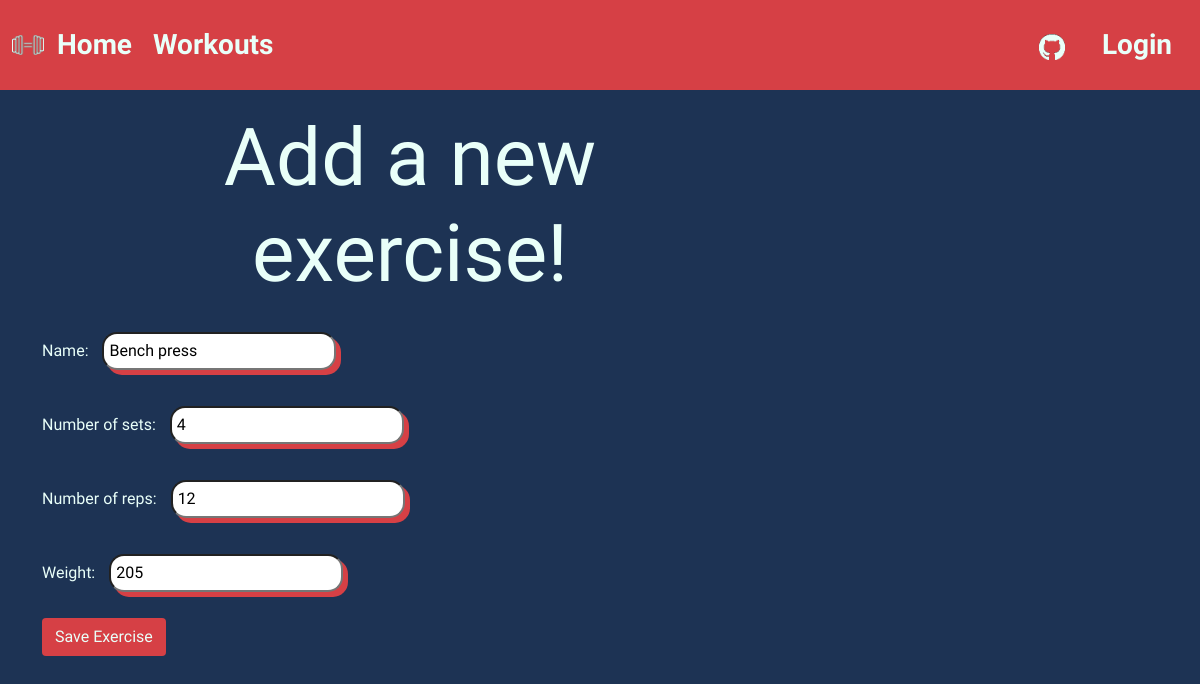
The app's page /workouts/69/edit_exercise/15/ with its own data.
### workout_app/models.py (models this page shows, shortened)
class Exercise(models.Model):
    workout = models.ForeignKey('workout_app.workout',related_name = 'exercises',on_delete=models.CASCADE)
    name = models.CharField(max_length=20)
    number_of_sets = models.CharField(max_length=2)
    number_of_reps = models.CharField(max_length=2)
    weight = models.CharField(max_length=3)

### workout_app/views.py (the view)
# urls.py: path('workouts/<int:workout_id>/edit_exercise/<int:pk>/',views.EditExerciseView.as_view(),name='edit_exercise'),
class EditExerciseView(UpdateView):
    redirect_field_name = 'workout_app/workout_detail.html'
    form_class = ExerciseForm
    model = Exercise

### workout_app/forms.py
class ExerciseForm(forms.ModelForm):
    class Meta():
        model = Exercise
        fields = ('name','number_of_sets','number_of_reps','weight')
        widgets = {
            'name':forms.TextInput(attrs={'class':'textinputclass','placeholder':"Enter Exercsie Name..."}),
            'number_of_sets':forms.NumberInput(attrs={'class':'numberinputclass','placeholder':"Enter Number of Sets..."}),
            'number_of_reps':forms.NumberInput(attrs={'class':'numberinputclass','placeholder':"Enter Number of Reps..."}),
            'weight':forms.NumberInput(attrs={'class':'numberinputclass','placeholder':"Enter Total Weight..."})
        }

### workout_app/templates/workout_app/exercise_form.html (shortened to what this page needs)
{% extends 'base.html' %}
{% block content %}
<h1 class="new-workout">Add a new exercise!</h1>
<form class="exercise-form" method="post">
    {{form.as_p}}
    <button type="submit" class="btn btn-remove">Save Exercise</button>
</form>
{% endblock %}

### workout_app/static/css/test.css (style rules this page uses)
body { background-color: #1D3354; }
p { font-family: 'Koulen', cursive; color: #E9FFF9; }
.btn-remove { font-family: 'Koulen', cursive; color: #E9FFF9; background-color: #D64045; }
.new-workout { font-family: 'Koulen', cursive; text-align: center; margin: 20px; color: #E9FFF9; font-size: 5rem; }
label { text-align: right; }
input[type=text] { display: inline-block; padding: 5px; margin: 10px; border-radius: 15px; box-shadow: #D64045 5px 5px; }
.numberinputclass { display: inline-block; padding: 5px; margin: 10px; border-radius: 15px; box-shadow: #D64045 5px 5px; }

### records on screen
Exercise: name "Bench press", number_of_sets "4", number_of_reps "12", weight "205"
